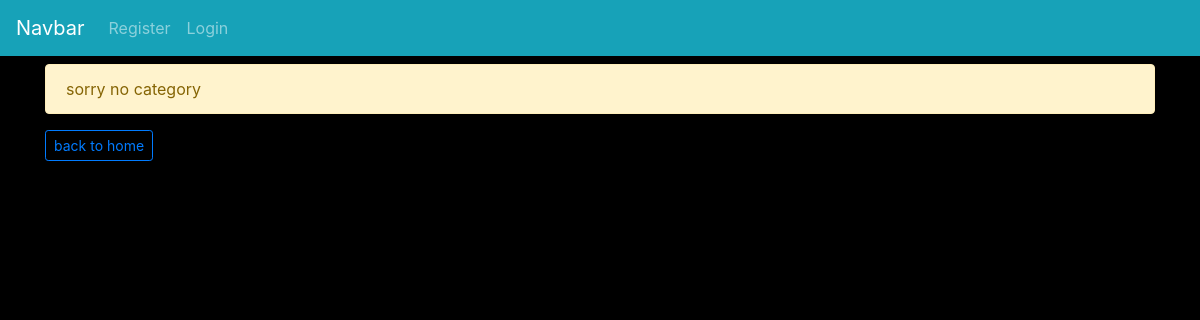
The page /category/coding/ on the database as committed earlier.
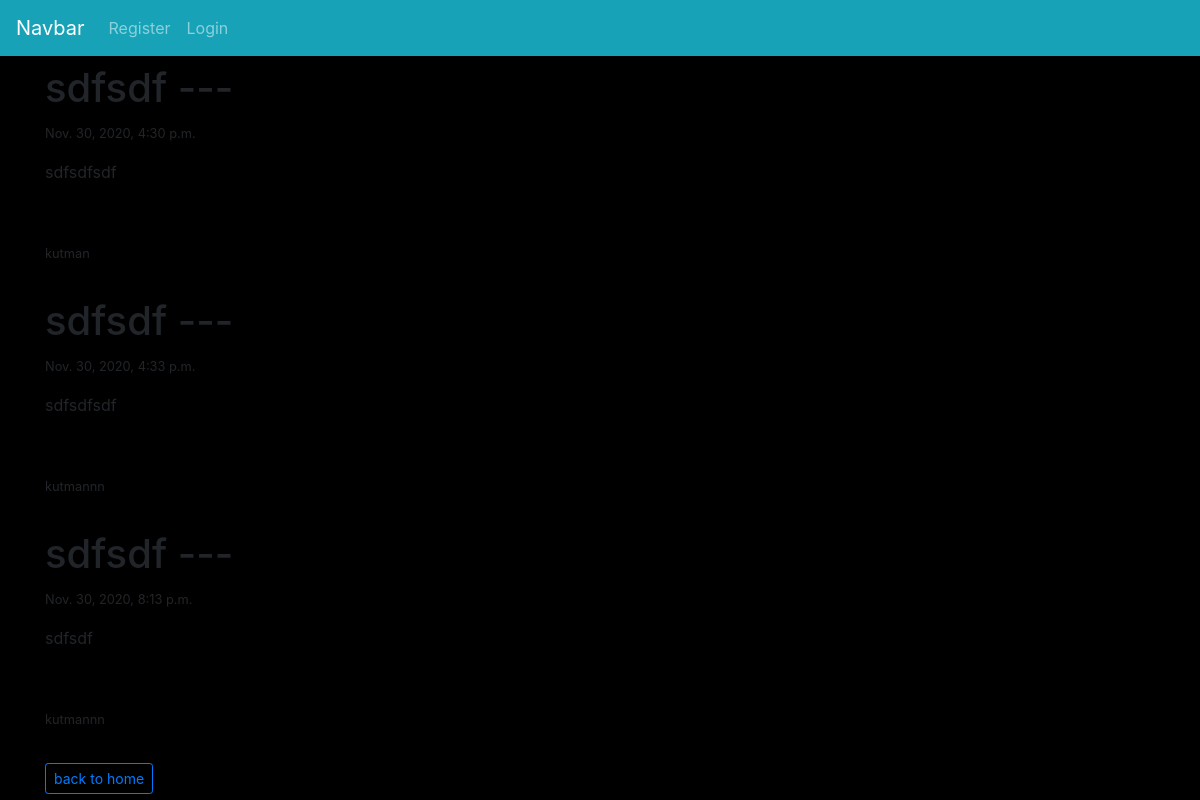
The same page on the database as committed later.
### blog/models.py (models this page shows, shortened)
class Post(models.Model):
	title = models.CharField(max_length=200)
	content = RichTextField(blank=True, null=True)
	posted = models.DateTimeField(default = timezone.now)
	author = models.ForeignKey(User, on_delete=models.CASCADE)
	category = models.CharField(max_length = 200, default = 'uncotegorized')
	likes = models.ManyToManyField(User, related_name='like_post')

### blog/views.py (the view)
def CategoryView(request,cats):
	category_values = Post.objects.filter(category=cats.replace('-',' '))
	cat_menu = Category.objects.all()
	context = {'cats':cats,'category_values':category_values,'cat_menu':cat_menu}
	return render(request, 'blog/category.html',context)

### blog/templates/blog/category.html (shortened to what this page needs)
{% extends 'blog/base.html' %}
	{% block content %}
		{% if category_values %}
			{% for post in category_values %}
				<h1>
					{{post.title}} ---
				</h1>
				<small>{{post.posted}}</small><br>
				<p class="d-flex">{{post.content|safe}}<br></p>
				<small>{{post.author.username}}</small><br>
				<hr>
			{% endfor %}
		{% else %}
			<div class="alert alert-warning">
				sorry no category
			</div>
		{% endif %}
	<a href="{% url 'home' %}" class="btn btn-sm btn-outline-primary">back to home</a>
	{% endblock %}

Rows that differ between the two databases and show on the page:
added Post: title "sdfsdf", posted "Nov. 30, 2020, 4:30 p.m.", content "sdfsdfsdf", author.username "kutman"
added Post: title "sdfsdf", posted "Nov. 30, 2020, 4:33 p.m.", content "sdfsdfsdf", author.username "kutmannn"
added Post: title "sdfsdf", posted "Nov. 30, 2020, 8:13 p.m.", content "sdfsdf", author.username "kutmannn"
Other text that changed with them:
text no longer shown: "sorry no category"
